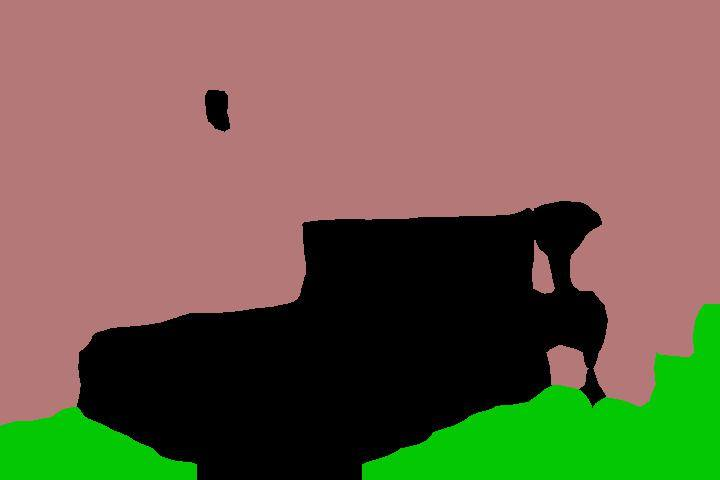
#> input picture imgs/hmage1.jpg, 720 x 480 px; its folder holds only this picture in this run
$ python sz_test.py
#> lines starting #> are read from the running program, lines starting #| are printed output that depends on the picture; after the words box and inside, x2 and y2 are one past the last pixel; in counts of white or black regions, pixels touching at a corner belong together
#> further down, img is the input picture: shape (480, 720, 3); mean B, G, R 75.2, 96.5, 112.4
### sz_vanishing.py
import itertools
import random
from itertools import starmap

import cv2
import numpy as np


# Perform edge detection
def hough_transform(img):
    gray = cv2.cvtColor(img, cv2.COLOR_BGR2GRAY)  # Convert image to grayscale
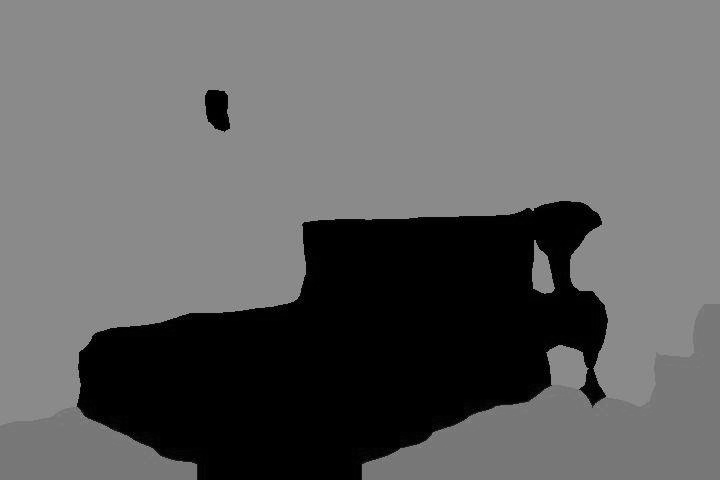
#> gray: shape (480, 720); min 0, max 192, mean 98.9
    kernel = np.ones((15, 15), np.uint8)

    opening = cv2.morphologyEx(gray, cv2.MORPH_OPEN, kernel)  # Open (erode, then dilate)
    edges = cv2.Canny(opening, 50, 150, apertureSize=3)  # Canny edge detection
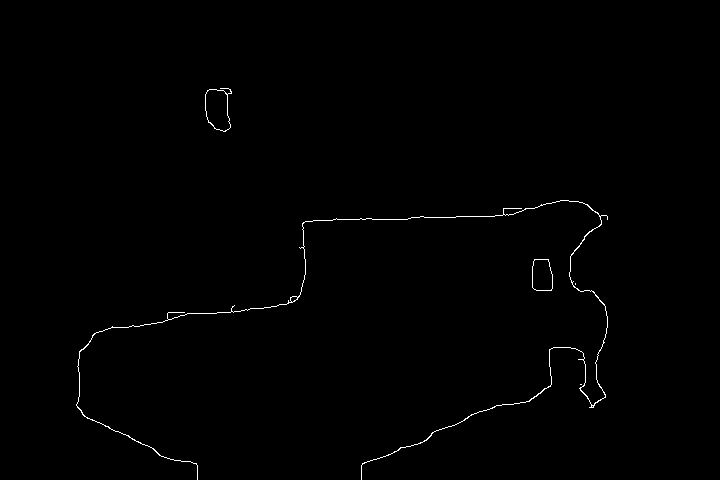
#> edges: shape (480, 720); 0.52% white in thin lines or dots, all inside (x1, y1, x2, y2) = (76, 88, 608, 480)

    lines = cv2.HoughLines(edges, 1, np.pi / 180, 100)  # Hough line detection
#> lines = None
    line_image = np.copy(img) * 0
#> line_image: shape (480, 720, 3); every value is 0

    # [4 lines of commented-out code are left out]

    for l in lines:
        rho, theta = l[0]
        a = np.cos(theta)
        b = np.sin(theta)
        x0 = a * rho
        y0 = b * rho
        x1 = int(x0 + 1000 * (-b))
        y1 = int(y0 + 1000 * (a))
        x2 = int(x0 - 1000 * (-b))
        y2 = int(y0 - 1000 * (a))

        cv2.line(line_image, (x1, y1), (x2, y2), (0, 0, 255), 2)
#> this loop made 0 passes

    lines_edges = cv2.addWeighted(img, 0.8, line_image, 1, 0)
    cv2.imshow("win", lines_edges)
    cv2.waitKey(0)
    hough_lines = []
    # Lines are represented by rho, theta; converted to endpoint notation
    if lines is not None:
        for line in lines:
            hough_lines.extend(list(starmap(endpoints, line)))

    print(hough_lines)

    return hough_lines


# [18 lines left out: functions endpoints, sample_lines, not called in this run]


def det(a, b):
    return a[0] * b[1] - a[1] * b[0]


# Find intersection point of two lines (not segments!)
# [237 lines left out: functions line_intersection, find_intersections, find_vanishing_point, ransac_vanishing_point_detection, get_vanishing_points, ransac_vanishing_point, not called in this run]

### sz_test.py
import os

import cv2

from sz_vanishing import hough_transform, find_intersections, sample_lines, find_vanishing_point

for subdir, dirs, files in os.walk('./imgs'):
    for file in files:
        filepath = subdir + os.sep + file
        if filepath.endswith(".jpg"):
            print(filepath)
            img = cv2.imread(filepath)
#> (the run stopped early here; a loop or call above may not have finished)
